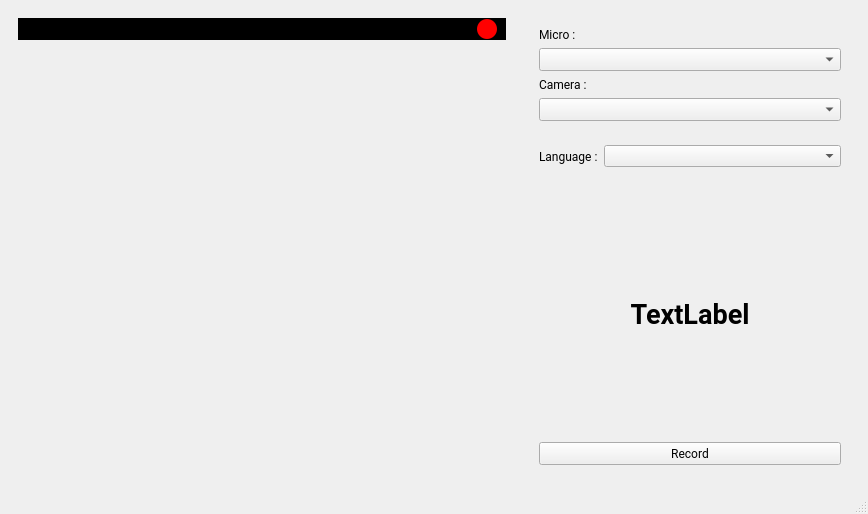
<?xml version="1.0" encoding="UTF-8"?>
<ui version="4.0">
 <class>MainWindow</class>
 <widget class="QMainWindow" name="MainWindow">
  <property name="geometry">
   <rect>
    <x>0</x>
    <y>0</y>
    <width>868</width>
    <height>514</height>
   </rect>
  </property>
  <property name="windowTitle">
   <string>MainWindow</string>
  </property>
  <property name="styleSheet">
   <string notr="true"/>
  </property>
  <widget class="QWidget" name="centralwidget">
   <layout class="QHBoxLayout" name="horizontalLayout_3" stretch="3,2">
    <item>
     <widget class="QWidget" name="area_video" native="true">
      <layout class="QVBoxLayout" name="verticalLayout_3" stretch="0,0">
       <property name="spacing">
        <number>0</number>
       </property>
       <item>
        <widget class="QWidget" name="area_record" native="true">
         <property name="sizePolicy">
          <sizepolicy hsizetype="Preferred" vsizetype="Preferred">
           <horstretch>0</horstretch>
           <verstretch>0</verstretch>
          </sizepolicy>
         </property>
         <property name="styleSheet">
          <string notr="true">background-color: black;</string>
         </property>
         <layout class="QHBoxLayout" name="horizontalLayout_4" stretch="0,0,0">
          <property name="spacing">
           <number>6</number>
          </property>
          <property name="leftMargin">
           <number>9</number>
          </property>
          <property name="topMargin">
           <number>0</number>
          </property>
          <property name="rightMargin">
           <number>9</number>
          </property>
          <property name="bottomMargin">
           <number>0</number>
          </property>
          <item>
           <widget class="QLabel" name="label_record_timer">
            <property name="font">
             <font>
              <family>Roboto</family>
              <bold>true</bold>
             </font>
            </property>
            <property name="styleSheet">
             <string notr="true">color: white;
border-radius: 6px;
padding: 4px 8px;</string>
            </property>
            <property name="text">
             <string/>
            </property>
           </widget>
          </item>
          <item>
           <spacer name="horizontalSpacer">
            <property name="orientation">
             <enum>Qt::Orientation::Horizontal</enum>
            </property>
            <property name="sizeHint" stdset="0">
             <size>
              <width>411</width>
              <height>20</height>
             </size>
            </property>
           </spacer>
          </item>
          <item>
           <widget class="QLabel" name="label_record_dot">
            <property name="minimumSize">
             <size>
              <width>20</width>
              <height>20</height>
             </size>
            </property>
            <property name="maximumSize">
             <size>
              <width>20</width>
              <height>20</height>
             </size>
            </property>
            <property name="styleSheet">
             <string notr="true">background-color: red;
border-radius: 10px;</string>
            </property>
            <property name="text">
             <string/>
            </property>
           </widget>
          </item>
         </layout>
        </widget>
       </item>
       <item>
        <widget class="QWidget" name="area_preview" native="true">
         <property name="sizePolicy">
          <sizepolicy hsizetype="Expanding" vsizetype="Expanding">
           <horstretch>0</horstretch>
           <verstretch>0</verstretch>
          </sizepolicy>
         </property>
        </widget>
       </item>
      </layout>
     </widget>
    </item>
    <item>
     <widget class="QWidget" name="area_menu" native="true">
      <property name="sizePolicy">
       <sizepolicy hsizetype="Preferred" vsizetype="Preferred">
        <horstretch>0</horstretch>
        <verstretch>0</verstretch>
       </sizepolicy>
      </property>
      <layout class="QVBoxLayout" name="verticalLayout">
       <item>
        <widget class="QWidget" name="area_settings" native="true">
         <layout class="QVBoxLayout" name="verticalLayout_2">
          <item>
           <widget class="QLabel" name="label_select_micro">
            <property name="font">
             <font>
              <family>Roboto</family>
             </font>
            </property>
            <property name="text">
             <string>Micro :</string>
            </property>
            <property name="buddy">
             <cstring>select_micro</cstring>
            </property>
           </widget>
          </item>
          <item>
           <widget class="QComboBox" name="select_micro">
            <property name="font">
             <font>
              <family>Roboto</family>
             </font>
            </property>
           </widget>
          </item>
          <item>
           <widget class="QLabel" name="label_select_camera">
            <property name="font">
             <font>
              <family>Roboto</family>
             </font>
            </property>
            <property name="text">
             <string>Camera :</string>
            </property>
            <property name="buddy">
             <cstring>select_camera</cstring>
            </property>
           </widget>
          </item>
          <item>
           <widget class="QComboBox" name="select_camera">
            <property name="font">
             <font>
              <family>Roboto</family>
             </font>
            </property>
           </widget>
          </item>
         </layout>
        </widget>
       </item>
       <item>
        <widget class="QWidget" name="area_language" native="true">
         <layout class="QHBoxLayout" name="horizontalLayout_2" stretch="1,5">
          <item>
           <widget class="QLabel" name="label_select_language">
            <property name="font">
             <font>
              <family>Roboto</family>
             </font>
            </property>
            <property name="text">
             <string>Language :</string>
            </property>
            <property name="buddy">
             <cstring>select_camera</cstring>
            </property>
           </widget>
          </item>
          <item>
           <widget class="QComboBox" name="select_language"/>
          </item>
         </layout>
        </widget>
       </item>
       <item>
        <widget class="QWidget" name="area_sentence" native="true">
         <property name="font">
          <font>
           <family>Ubuntu</family>
          </font>
         </property>
         <layout class="QVBoxLayout" name="verticalLayout_4">
          <item>
           <widget class="QLabel" name="label_cpt_sentence">
            <property name="font">
             <font>
              <family>Roboto</family>
             </font>
            </property>
            <property name="text">
             <string/>
            </property>
            <property name="alignment">
             <set>Qt::AlignmentFlag::AlignRight|Qt::AlignmentFlag::AlignTrailing|Qt::AlignmentFlag::AlignVCenter</set>
            </property>
           </widget>
          </item>
          <item>
           <widget class="QLabel" name="label_sentence">
            <property name="sizePolicy">
             <sizepolicy hsizetype="Expanding" vsizetype="Expanding">
              <horstretch>0</horstretch>
              <verstretch>0</verstretch>
             </sizepolicy>
            </property>
            <property name="font">
             <font>
              <family>Roboto</family>
              <pointsize>20</pointsize>
              <bold>true</bold>
             </font>
            </property>
            <property name="text">
             <string>TextLabel</string>
            </property>
            <property name="alignment">
             <set>Qt::AlignmentFlag::AlignCenter</set>
            </property>
            <property name="wordWrap">
             <bool>true</bool>
            </property>
           </widget>
          </item>
         </layout>
        </widget>
       </item>
       <item>
        <widget class="QWidget" name="area_button" native="true">
         <layout class="QHBoxLayout" name="horizontalLayout">
          <item>
           <widget class="QPushButton" name="button_record">
            <property name="enabled">
             <bool>true</bool>
            </property>
            <property name="font">
             <font>
              <family>Roboto</family>
             </font>
            </property>
            <property name="styleSheet">
             <string notr="true"/>
            </property>
            <property name="text">
             <string>Record</string>
            </property>
           </widget>
          </item>
         </layout>
        </widget>
       </item>
      </layout>
     </widget>
    </item>
   </layout>
  </widget>
  <widget class="QMenuBar" name="menubar">
   <property name="geometry">
    <rect>
     <x>0</x>
     <y>0</y>
     <width>868</width>
     <height>23</height>
    </rect>
   </property>
  </widget>
  <widget class="QStatusBar" name="statusbar"/>
 </widget>
 <tabstops>
  <tabstop>select_micro</tabstop>
 </tabstops>
 <resources/>
 <connections/>
</ui>
